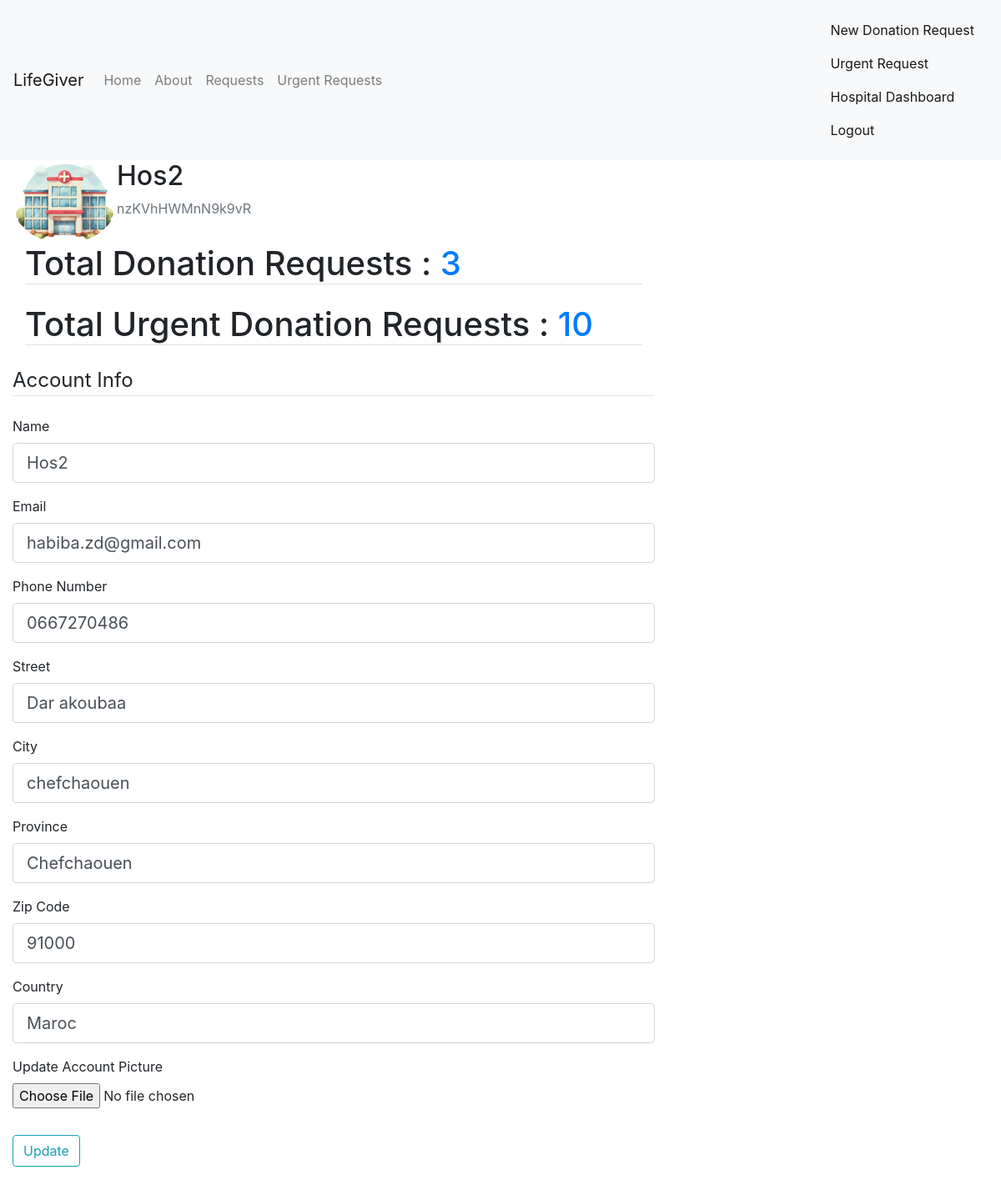
/hospital_dashboard (signed in), run on the app's committed database.
### Lifegiver_test/lifegiver/models.py (models this page shows, shortened)
class Hospital(db.Model, UserMixin):
    __tablename__ = 'hospital'
    id = db.Column(db.Integer, primary_key=True)
    name = db.Column(db.String(225), nullable=False)
    image_file = db.Column(db.String(20), nullable=False, default='default1.png')
    street = db.Column(db.String(500), nullable=True)
    city = db.Column(db.String(100), nullable=True)
    province = db.Column(db.String(100), nullable=True)
    zip_code = db.Column(db.String(45), nullable=True)
    country = db.Column(db.String(100), nullable=True)
    phone_number = db.Column(db.String(45), nullable=False)
    email = db.Column(db.String(125), unique=True, nullable=False)
    password = db.Column(db.String(60), nullable=False)
    barcode = db.Column(db.String(100), unique=True, nullable=False)
    lat = db.Column(db.Float, nullable=True)
    lng = db.Column(db.Float, nullable=True)
    hospital_donations = db.relationship('UserDonation', backref='hospital_donation', lazy=True)
    hospital_requests = db.relationship('DonationRequest', backref='hospital_request', lazy=True)
    urgent_requests = db.relationship('UrgentRequest', backref='hospital_urgent_request', lazy=True)

### Lifegiver_test/lifegiver/route.py (the view)
@app.route('/hospital_dashboard', methods=['GET', 'POST'], strict_slashes=False)
@login_required
def hospital_dashboard():
    form = HospitalUpdatingForm()
    if form.validate_on_submit():
        if form.picture.data:
            picture_File = save_picture(form.picture.data)
            current_user.image_file = picture_File
        address = f"{form.street.data}, {form.city.data}, {form.province.data}, {form.zip_code.data}, {form.country.data}"
        lat, lng = geocode_address(address)
        current_user.name = form.name.data
        current_user.email=form.email.data
        current_user.phone_number=form.phone_number.data
        current_user.street=form.street.data
        current_user.city=form.city.data
        current_user.province=form.province.data
        current_user.zip_code=form.zip_code.data
        current_user.country=form.country.data
        current_user.lat=lat
        current_user.lng=lng
        db.session.commit()
        flash('Your account has been updated successfuly!', 'success')
        return redirect(url_for('hospital_dashboard'))
    elif request.method == 'GET':
        form.name.data = current_user.name
        form.email.data=current_user.email
        form.phone_number.data=current_user.phone_number
        form.street.data=current_user.street
        form.city.data=current_user.city
        form.province.data=current_user.province
        form.zip_code.data=current_user.zip_code
        form.country.data=current_user.country
        image_file = url_for('static', filename='pics/' + current_user.image_file)
    hospital_requests = DonationRequest.query.filter_by(hospital_id=current_user.id).all()
    hospital_urgent_requests = UrgentRequest.query.filter_by(hospital_id=current_user.id).all()
    requests_count = len(hospital_requests)
    urgent_requests_count = len(hospital_urgent_requests)
    return render_template('hospital_dashboard.html', title='Hospital dashboard', image_file=image_file, requests_count=requests_count, urgent_requests_count=urgent_requests_count, form=form)

### Lifegiver_test/lifegiver/forms.py (shortened to what this page needs)
class HospitalUpdatingForm(FlaskForm):
    name = StringField('Name',
                            validators=[DataRequired(), Length(min=2, max=225)])
    email = StringField('Email',
                            validators=[DataRequired(), Email()])
    phone_number = StringField('Phone Number', validators=[DataRequired(), Length(min=10, max=45)])
    street = StringField('Street', validators=[DataRequired(), Length(max=500)])
    city = StringField('City', validators=[DataRequired(), Length(max=100)])
    province = StringField('Province', validators=[DataRequired(), Length(max=100)])
    zip_code = StringField('Zip Code', validators=[DataRequired(), Length(max=45)])
    country = StringField('Country', validators=[DataRequired(), Length(max=100)])
    picture = FileField('Update Account Picture', validators=[FileAllowed(['jpg', 'png'])])
    submit = SubmitField('Update')

### Lifegiver_test/lifegiver/models.py (called while the page is built)
@login_manager.user_loader
def load_user(user_id):
    user_type = session.get('user_type')  # Assuming 'user_type' is stored in the session
    if user_type == 'donor':
        return Donor.query.get(int(user_id))
    elif user_type == 'hospital':
        return Hospital.query.get(int(user_id))
    return None

### Lifegiver_test/lifegiver/templates/hospital_dashboard.html (shortened to what this page needs)
{% extends "layout.html" %}
{% block content %}
    <div class="content-section">
      <div class="media">
        <img class="rounded-circle account-img" src="{{ image_file }}">
        <div class="media-body">
          <h2 class="account-heading">{{ current_user.name }}</h2>
          <p class="text-secondary">{{ current_user.barcode }}</p>
        </div>
      </div>
      <div class="container">
        <h1 class="border-bottom mb-4">Total Donation Requests : <a class="mr-2" href="{{ url_for('requests_history', name=current_user.name) }}">{{ requests_count }}</a></h1>
        <h1 class="border-bottom mb-4">Total Urgent Donation Requests : <a class="mr-2" href="{{ url_for('hospital_urgent_requests', name=current_user.name) }}">{{ urgent_requests_count }}</a></h1>
      </div>
    </div>
<div class="content-section">
    <form method="POST" action="", enctype="multipart/form-data">
        <fieldset class="form-group">
            <legend class="border-bottom mb-4">Account Info</legend>
            <div class="form-group">
                {{ form.name.label(class="form-control-label") }}
                {% if form.name.errors %}
                    {{ form.name(class="form-control form-control-lg is-invalid") }}
                    <div class="invalid-feedback">
                        {% for error in form.name.errors %}
                            <span>{{ error }}</span>
                        {% endfor %}
                    </div>
                {% else %}
                    {{ form.name(class="form-control form-control-lg") }}
                {% endif %}
            </div>
            <div class="form-group">
                {{ form.email.label(class="form-control-label") }}
                {% if form.email.errors %}
                    {{ form.email(class="form-control form-control-lg is-invalid") }}
                    <div class="invalid-feedback">
                        {% for error in form.email.errors %}
                            <span>{{ error }}</span>
                        {% endfor %}
                    </div>
                {% else %}
                    {{ form.email(class="form-control form-control-lg") }}
                {% endif %}
            </div>
            <div class="form-group">
                {{ form.phone_number.label(class="form-control-label") }}
                {% if form.phone_number.errors %}
                    {{ form.phone_number(class="form-control form-control-lg is-invalid") }}
                    <div class="invalid-feedback">
                        {% for error in form.phone_number.errors %}
                            <span>{{ error }}</span>
                        {% endfor %}
                    </div>
                {% else %}
                    {{ form.phone_number(class="form-control form-control-lg") }}
                {% endif %}
            </div>
            <div class="form-group">
                {{ form.street.label(class="form-control-label") }}
                {% if form.street.errors %}
                    {{ form.street(class="form-control form-control-lg is-invalid") }}
                    <div class="invalid-feedback">
                        {% for error in form.street.errors %}
                            <span>{{ error }}</span>
                        {% endfor %}
                    </div>
                {% else %}
                    {{ form.street(class="form-control form-control-lg") }}
                {% endif %}
            </div>
            <div class="form-group">
                {{ form.city.label(class="form-control-label") }}
                {% if form.city.errors %}
                    {{ form.city(class="form-control form-control-lg is-invalid") }}
                    <div class="invalid-feedback">
                        {% for error in form.city.errors %}
                            <span>{{ error }}</span>
                        {% endfor %}
                    </div>
                {% else %}
                    {{ form.city(class="form-control form-control-lg") }}
                {% endif %}
            </div>
            <div class="form-group">
                {{ form.province.label(class="form-control-label") }}
                {% if form.province.errors %}
                    {{ form.province(class="form-control form-control-lg is-invalid") }}
                    <div class="invalid-feedback">
                        {% for error in form.province.errors %}
                            <span>{{ error }}</span>
                        {% endfor %}
                    </div>
                {% else %}
                    {{ form.province(class="form-control form-control-lg") }}
                {% endif %}
            </div>
            <div class="form-group">
                {{ form.zip_code.label(class="form-control-label") }}
                {% if form.zip_code.errors %}
                    {{ form.zip_code(class="form-control form-control-lg is-invalid") }}
                    <div class="invalid-feedback">
                        {% for error in form.zip_code.errors %}
                            <span>{{ error }}</span>
                        {% endfor %}
                    </div>
                {% else %}
                    {{ form.zip_code(class="form-control form-control-lg") }}
                {% endif %}
            </div>
            <div class="form-group">
                {{ form.country.label(class="form-control-label") }}
                {% if form.country.errors %}
                    {{ form.country(class="form-control form-control-lg is-invalid") }}
                    <div class="invalid-feedback">
                        {% for error in form.country.errors %}
                            <span>{{ error }}</span>
                        {% endfor %}
                    </div>
                {% else %}
                    {{ form.country(class="form-control form-control-lg") }}
                {% endif %}
            </div>
            <div class="form-group">
                {{ form.picture.label() }}
                {{ form.picture(class='form-control-file') }}
            </div>
        </fieldset>
        <div class="form-group">
            {{ form.submit(class="btn btn-outline-info") }}
        </div>
    </form>
</div>
    </div>
{% endblock content %}

### data on the page
Hospital: name "Hos2", barcode "nzKVhHWMnN9k9vR", email "habiba.zd@gmail.com", phone_number "0667270486", street "Dar akoubaa", city "chefchaouen", province "Chefchaouen", zip_code "91000", country "Maroc"

### other printed values
{{ requests_count }} "3"
{{ urgent_requests_count }} "10"
